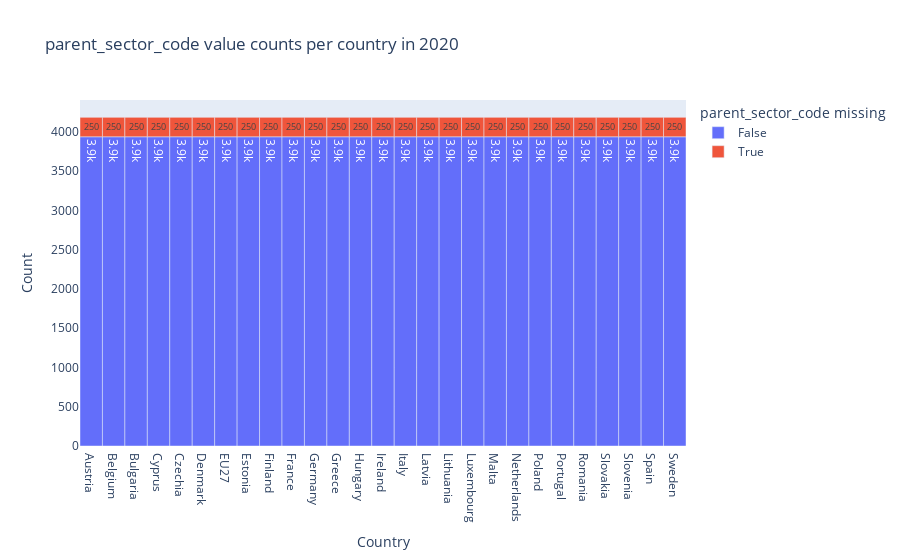

Notebook cell for this chart:
### Markdown cell above
## Missing data visuals

### Code cell
missing_df = df.groupby(["year", "country"])["parent_sector_code"].value_counts(dropna=False)

years = missing_df.index.get_level_values("year").unique().values
year = 2020
fig = px.bar(
    x=missing_df[missing_df.index.get_level_values('year') == year].index.get_level_values(1),
    y=missing_df[missing_df.index.get_level_values('year') == year].values, 
    color=missing_df[missing_df.index.get_level_values('year') == year].index.get_level_values(2).isnull(), 
    title=f"parent_sector_code value counts per country in {year}",
    labels={"x": "Country", "y": "Count", "color": "parent_sector_code missing"},
    text_auto=".2s",
)
fig.update_traces(width=1)
fig.show()

### Figure 1 — Plotly figure (JSON) as saved in the notebook; plotly's stock layout.template omitted (floating-point values rounded to 4 significant figures)
{"data": [{"alignmentgroup": "True", "hovertemplate": "parent_sector_code missing=False<br>Country=%{x}<br>Count=%{y}<extra></extra>", "legendgroup": "False", "marker": {"color": "#636efa", "pattern": {"shape": ""}}, "name": "False", "offsetgroup": "False", "orientation": "v", "showlegend": true, "textposition": "auto", "texttemplate": "%{y:.2s}", "type": "bar", "width": 1, "x": ["Austria", "Belgium", "Bulgaria", "Cyprus", "Czechia", "Denmark", "EU27", "Estonia", "Finland", "France", "Germany", "Greece", "Hungary", "Ireland", "Italy", "Latvia", "Lithuania", "Luxembourg", "Malta", "Netherlands", "Poland", "Portugal", "Romania", "Slovakia", "Slovenia", "Spain", "Sweden"], "xaxis": "x", "y": [3937, 3937, 3937, 3937, 3937, 3937, 3937, 3937, 3937, 3937, 3937, 3937, 3937, 3937, 3937, 3937, 3937, 3937, 3937, 3937, 3937, 3937, 3937, 3937, 3937, 3937, 3937], "yaxis": "y"}, {"alignmentgroup": "True", "hovertemplate": "parent_sector_code missing=True<br>Country=%{x}<br>Count=%{y}<extra></extra>", "legendgroup": "True", "marker": {"color": "#EF553B", "pattern": {"shape": ""}}, "name": "True", "offsetgroup": "True", "orientation": "v", "showlegend": true, "textposition": "auto", "texttemplate": "%{y:.2s}", "type": "bar", "width": 1, "x": ["Austria", "Belgium", "Bulgaria", "Cyprus", "Czechia", "Denmark", "EU27", "Estonia", "Finland", "France", "Germany", "Greece", "Hungary", "Ireland", "Italy", "Latvia", "Lithuania", "Luxembourg", "Malta", "Netherlands", "Poland", "Portugal", "Romania", "Slovakia", "Slovenia", "Spain", "Sweden"], "xaxis": "x", "y": [248, 248, 248, 248, 248, 248, 248, 248, 248, 248, 248, 248, 248, 248, 248, 248, 248, 248, 248, 248, 248, 248, 248, 248, 248, 248, 248], "yaxis": "y"}], "layout": {"barmode": "relative", "legend": {"title": {"text": "parent_sector_code missing"}, "tracegroupgap": 0}, "title": {"text": "parent_sector_code value counts per country in 2020"}, "xaxis": {"anchor": "y", "domain": [0, 1], "title": {"text": "Country"}}, "yaxis": {"anchor": "x", "domain": [0, 1], "title": {"text": "Count"}}}}
